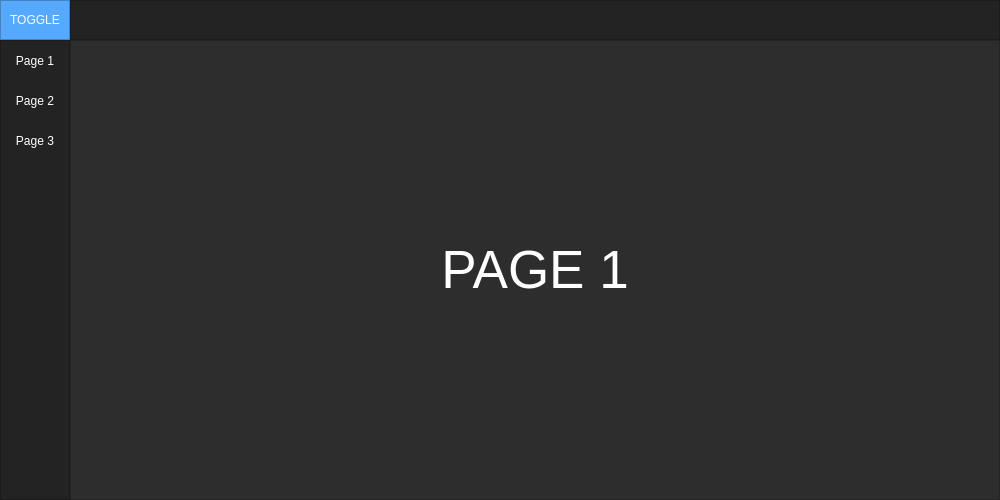
<?xml version="1.0" encoding="UTF-8"?>
<ui version="4.0">
    <class>MainWindow</class>
    <widget class="QMainWindow" name="MainWindow">
        <property name="geometry">
            <rect>
                <x>0</x>
                <y>0</y>
                <width>1000</width>
                <height>500</height>
            </rect>
        </property>
        <property name="minimumSize">
            <size>
                <width>1000</width>
                <height>500</height>
            </size>
        </property>
        <property name="windowTitle">
            <string>MainWindow</string>
        </property>
        <property name="styleSheet">
            <string notr="true">background-color: rgb(45, 45, 45);</string>
        </property>
        <widget class="QWidget" name="centralwidget">
            <layout class="QVBoxLayout" name="verticalLayout">
                <property name="spacing">
                    <number>0</number>
                </property>
                <property name="leftMargin">
                    <number>0</number>
                </property>
                <property name="topMargin">
                    <number>0</number>
                </property>
                <property name="rightMargin">
                    <number>0</number>
                </property>
                <property name="bottomMargin">
                    <number>0</number>
                </property>
                <item>
                    <widget class="QFrame" name="Top_Bar">
                        <property name="maximumSize">
                            <size>
                                <width>16777215</width>
                                <height>40</height>
                            </size>
                        </property>
                        <property name="styleSheet">
                            <string notr="true">background-color: rgb(35, 35, 35);</string>
                        </property>
                        <property name="frameShape">
                            <enum>QFrame::NoFrame</enum>
                        </property>
                        <property name="frameShadow">
                            <enum>QFrame::Raised</enum>
                        </property>
                        <layout class="QHBoxLayout" name="horizontalLayout">
                            <property name="spacing">
                                <number>0</number>
                            </property>
                            <property name="leftMargin">
                                <number>0</number>
                            </property>
                            <property name="topMargin">
                                <number>0</number>
                            </property>
                            <property name="rightMargin">
                                <number>0</number>
                            </property>
                            <property name="bottomMargin">
                                <number>0</number>
                            </property>
                            <item>
                                <widget class="QFrame" name="frame_toggle">
                                    <property name="maximumSize">
                                        <size>
                                            <width>70</width>
                                            <height>40</height>
                                        </size>
                                    </property>
                                    <property name="styleSheet">
                                        <string notr="true">background-color: rgb(85, 170, 255);</string>
                                    </property>
                                    <property name="frameShape">
                                        <enum>QFrame::StyledPanel</enum>
                                    </property>
                                    <property name="frameShadow">
                                        <enum>QFrame::Raised</enum>
                                    </property>
                                    <layout class="QVBoxLayout" name="verticalLayout_2">
                                        <property name="spacing">
                                            <number>0</number>
                                        </property>
                                        <property name="leftMargin">
                                            <number>0</number>
                                        </property>
                                        <property name="topMargin">
                                            <number>0</number>
                                        </property>
                                        <property name="rightMargin">
                                            <number>0</number>
                                        </property>
                                        <property name="bottomMargin">
                                            <number>0</number>
                                        </property>
                                        <item>
                                            <widget class="QPushButton" name="Btn_Toggle">
                                                <property name="sizePolicy">
                                                    <sizepolicy hsizetype="Expanding" vsizetype="Expanding">
                                                        <horstretch>0</horstretch>
                                                        <verstretch>0</verstretch>
                                                    </sizepolicy>
                                                </property>
                                                <property name="styleSheet">
                                                    <string notr="true">color: rgb(255, 255, 255);
                                                        border: 0px solid;
                                                    </string>
                                                </property>
                                                <property name="text">
                                                    <string>TOGGLE</string>
                                                </property>
                                            </widget>
                                        </item>
                                    </layout>
                                </widget>
                            </item>
                            <item>
                                <widget class="QFrame" name="frame_top">
                                    <property name="frameShape">
                                        <enum>QFrame::StyledPanel</enum>
                                    </property>
                                    <property name="frameShadow">
                                        <enum>QFrame::Raised</enum>
                                    </property>
                                </widget>
                            </item>
                        </layout>
                    </widget>
                </item>
                <item>
                    <widget class="QFrame" name="Content">
                        <property name="frameShape">
                            <enum>QFrame::NoFrame</enum>
                        </property>
                        <property name="frameShadow">
                            <enum>QFrame::Raised</enum>
                        </property>
                        <layout class="QHBoxLayout" name="horizontalLayout_2">
                            <property name="spacing">
                                <number>0</number>
                            </property>
                            <property name="leftMargin">
                                <number>0</number>
                            </property>
                            <property name="topMargin">
                                <number>0</number>
                            </property>
                            <property name="rightMargin">
                                <number>0</number>
                            </property>
                            <property name="bottomMargin">
                                <number>0</number>
                            </property>
                            <item>
                                <widget class="QFrame" name="frame_left_menu">
                                    <property name="minimumSize">
                                        <size>
                                            <width>70</width>
                                            <height>0</height>
                                        </size>
                                    </property>
                                    <property name="maximumSize">
                                        <size>
                                            <width>70</width>
                                            <height>16777215</height>
                                        </size>
                                    </property>
                                    <property name="styleSheet">
                                        <string notr="true">background-color: rgb(35, 35, 35);</string>
                                    </property>
                                    <property name="frameShape">
                                        <enum>QFrame::StyledPanel</enum>
                                    </property>
                                    <property name="frameShadow">
                                        <enum>QFrame::Raised</enum>
                                    </property>
                                    <layout class="QVBoxLayout" name="verticalLayout_3">
                                        <property name="leftMargin">
                                            <number>0</number>
                                        </property>
                                        <property name="topMargin">
                                            <number>0</number>
                                        </property>
                                        <property name="rightMargin">
                                            <number>0</number>
                                        </property>
                                        <property name="bottomMargin">
                                            <number>0</number>
                                        </property>
                                        <item alignment="Qt::AlignTop">
                                            <widget class="QFrame" name="frame_top_menus">
                                                <property name="frameShape">
                                                    <enum>QFrame::NoFrame</enum>
                                                </property>
                                                <property name="frameShadow">
                                                    <enum>QFrame::Raised</enum>
                                                </property>
                                                <layout class="QVBoxLayout" name="verticalLayout_4">
                                                    <property name="spacing">
                                                        <number>0</number>
                                                    </property>
                                                    <property name="leftMargin">
                                                        <number>0</number>
                                                    </property>
                                                    <property name="topMargin">
                                                        <number>0</number>
                                                    </property>
                                                    <property name="rightMargin">
                                                        <number>0</number>
                                                    </property>
                                                    <property name="bottomMargin">
                                                        <number>0</number>
                                                    </property>
                                                    <item>
                                                        <widget class="QPushButton" name="btn_page_1">
                                                            <property name="minimumSize">
                                                                <size>
                                                                    <width>0</width>
                                                                    <height>40</height>
                                                                </size>
                                                            </property>
                                                            <property name="styleSheet">
                                                                <string notr="true">QPushButton {
                                                                    color: rgb(255, 255, 255);
                                                                    background-color: rgb(35, 35, 35);
                                                                    border: 0px solid;
                                                                    }
                                                                    QPushButton:hover {
                                                                    background-color: rgb(85, 170, 255);
                                                                    }
                                                                </string>
                                                            </property>
                                                            <property name="text">
                                                                <string>Page 1</string>
                                                            </property>
                                                        </widget>
                                                    </item>
                                                    <item>
                                                        <widget class="QPushButton" name="btn_page_2">
                                                            <property name="minimumSize">
                                                                <size>
                                                                    <width>0</width>
                                                                    <height>40</height>
                                                                </size>
                                                            </property>
                                                            <property name="styleSheet">
                                                                <string notr="true">QPushButton {
                                                                    color: rgb(255, 255, 255);
                                                                    background-color: rgb(35, 35, 35);
                                                                    border: 0px solid;
                                                                    }
                                                                    QPushButton:hover {
                                                                    background-color: rgb(85, 170, 255);
                                                                    }
                                                                </string>
                                                            </property>
                                                            <property name="text">
                                                                <string>Page 2</string>
                                                            </property>
                                                        </widget>
                                                    </item>
                                                    <item>
                                                        <widget class="QPushButton" name="btn_page_3">
                                                            <property name="minimumSize">
                                                                <size>
                                                                    <width>0</width>
                                                                    <height>40</height>
                                                                </size>
                                                            </property>
                                                            <property name="styleSheet">
                                                                <string notr="true">QPushButton {
                                                                    color: rgb(255, 255, 255);
                                                                    background-color: rgb(35, 35, 35);
                                                                    border: 0px solid;
                                                                    }
                                                                    QPushButton:hover {
                                                                    background-color: rgb(85, 170, 255);
                                                                    }
                                                                </string>
                                                            </property>
                                                            <property name="text">
                                                                <string>Page 3</string>
                                                            </property>
                                                        </widget>
                                                    </item>
                                                </layout>
                                            </widget>
                                        </item>
                                    </layout>
                                </widget>
                            </item>
                            <item>
                                <widget class="QFrame" name="frame_pages">
                                    <property name="frameShape">
                                        <enum>QFrame::StyledPanel</enum>
                                    </property>
                                    <property name="frameShadow">
                                        <enum>QFrame::Raised</enum>
                                    </property>
                                    <layout class="QVBoxLayout" name="verticalLayout_5">
                                        <item>
                                            <widget class="QStackedWidget" name="stackedWidget">
                                                <property name="currentIndex">
                                                    <number>0</number>
                                                </property>
                                                <widget class="QWidget" name="page_1">
                                                    <layout class="QVBoxLayout" name="verticalLayout_7">
                                                        <item>
                                                            <widget class="QLabel" name="label_1">
                                                                <property name="font">
                                                                    <font>
                                                                        <pointsize>40</pointsize>
                                                                    </font>
                                                                </property>
                                                                <property name="styleSheet">
                                                                    <string notr="true">color: #FFF;</string>
                                                                </property>
                                                                <property name="text">
                                                                    <string>PAGE 1</string>
                                                                </property>
                                                                <property name="alignment">
                                                                    <set>Qt::AlignCenter</set>
                                                                </property>
                                                            </widget>
                                                        </item>
                                                    </layout>
                                                </widget>
                                                <widget class="QWidget" name="page_2">
                                                    <layout class="QVBoxLayout" name="verticalLayout_6">
                                                        <item>
                                                            <widget class="QLabel" name="label_2">
                                                                <property name="font">
                                                                    <font>
                                                                        <pointsize>40</pointsize>
                                                                    </font>
                                                                </property>
                                                                <property name="styleSheet">
                                                                    <string notr="true">color: #FFF;</string>
                                                                </property>
                                                                <property name="text">
                                                                    <string>PAGE 2</string>
                                                                </property>
                                                                <property name="alignment">
                                                                    <set>Qt::AlignCenter</set>
                                                                </property>
                                                            </widget>
                                                        </item>
                                                    </layout>
                                                </widget>
                                                <widget class="QWidget" name="page_3">
                                                    <layout class="QVBoxLayout" name="verticalLayout_8">
                                                        <item>
                                                            <widget class="QLabel" name="label">
                                                                <property name="font">
                                                                    <font>
                                                                        <pointsize>40</pointsize>
                                                                    </font>
                                                                </property>
                                                                <property name="styleSheet">
                                                                    <string notr="true">color: #FFF;</string>
                                                                </property>
                                                                <property name="text">
                                                                    <string>PAGE 3</string>
                                                                </property>
                                                                <property name="alignment">
                                                                    <set>Qt::AlignCenter</set>
                                                                </property>
                                                            </widget>
                                                        </item>
                                                    </layout>
                                                </widget>
                                            </widget>
                                        </item>
                                    </layout>
                                </widget>
                            </item>
                        </layout>
                    </widget>
                </item>
            </layout>
        </widget>
    </widget>
    <resources/>
    <connections/>
</ui>
